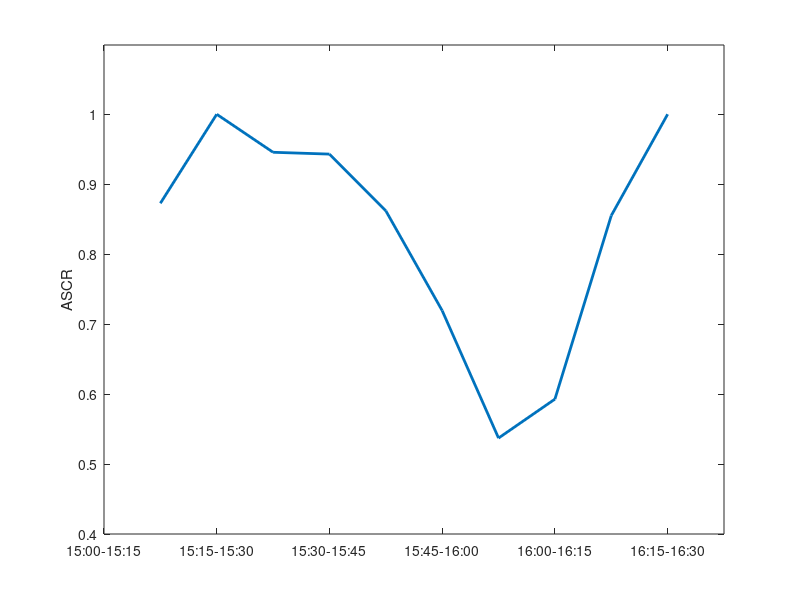

This chart was generated by the following MATLAB code:
clear; clc;

x = 1:10;
ASCR = [0.872737511335934;
        1;
        0.945649556742329;
        0.943047094763133;
        0.862010414741266;
        0.719320740765052;
        0.537125994601274;
        0.592788342773918;
        0.855154714058835;
        1]

figure
plot(x, ASCR, 'LineWidth', 2)

xticklabels({'15:00-15:15', '15:15-15:30', '15:30-15:45', '15:45-16:00', '16:00-16:15', ...
    '16:15-16:30', '16:30-16:45', '16:45-17:00', '17:00-17:15', '17:15-17:30'});
xtickangle(90);
ylabel('ASCR');

min_x = 0;
max_x = 11;
min_y = 0.4;
max_y = 1.099;

xlim([min_x max_x]);
ylim([min_y max_y]);

